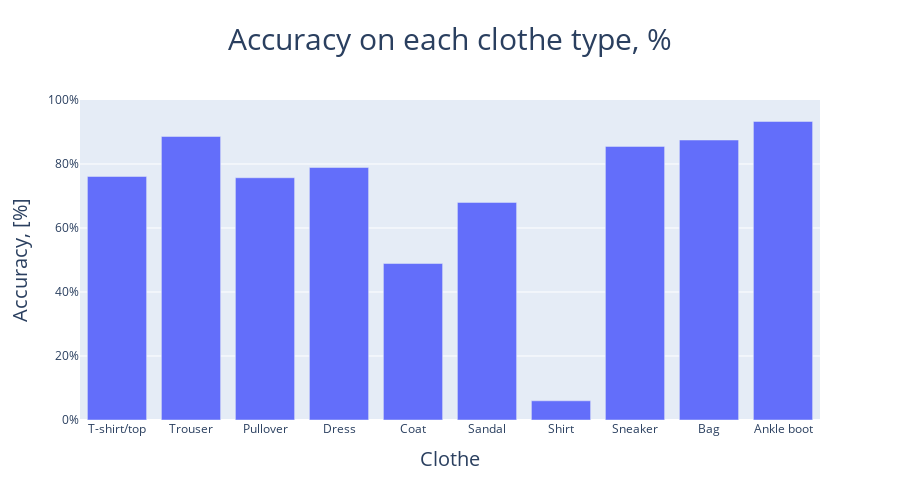

Notebook code cell kept with this figure:
### Code cell
data = [
    go.Bar(x = list(labels.values()), y = accuracies*100),
]

layout = go.Layout(
    height = 500,
    title = dict(
        text = 'Accuracy on each clothe type, %',
        font_size = 30,
        x = .5
    ),
    xaxis = dict(nticks = 11),
    xaxis_title = dict(
        text = 'Clothe',
        font_size = 20
    ),
    yaxis_range = [0,100],
    yaxis=dict(ticksuffix="%"),
    yaxis_title = dict(
        text = 'Accuracy, [%]',
        font_size = 20
    ),
)
go.Figure(data, layout)

### Figure 1 — Plotly figure (JSON) as saved in the notebook; plotly's stock layout.template omitted (floating-point values rounded to 4 significant figures)
{"data": [{"type": "bar", "x": ["T-shirt/top", "Trouser", "Pullover", "Dress", "Coat", "Sandal", "Shirt", "Sneaker", "Bag", "Ankle boot"], "y": [76.1, 88.6, 75.7, 78.9, 48.9, 68, 6, 85.5, 87.5, 93.3]}], "layout": {"height": 500, "title": {"font": {"size": 30}, "text": "Accuracy on each clothe type, %", "x": 0.5}, "xaxis": {"nticks": 11, "title": {"font": {"size": 20}, "text": "Clothe"}}, "yaxis": {"range": [0, 100], "ticksuffix": "%", "title": {"font": {"size": 20}, "text": "Accuracy, [%]"}}}}
